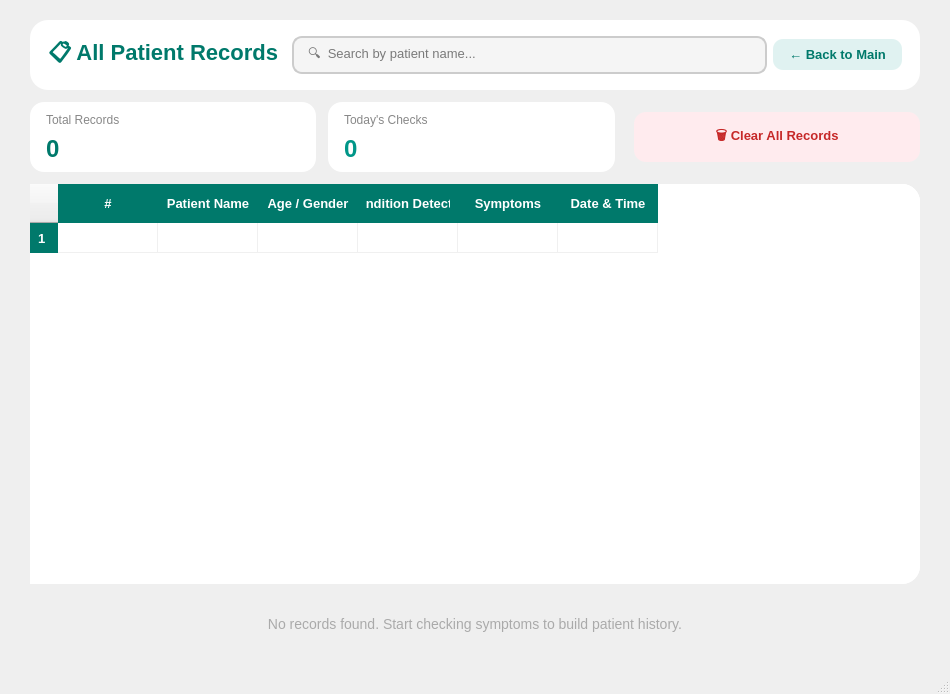
<?xml version="1.0" encoding="UTF-8"?>
<ui version="4.0">
 <class>RecordsWindow</class>
 <widget class="QMainWindow" name="RecordsWindow">
  <property name="geometry">
   <rect><x>0</x><y>0</y><width>950</width><height>680</height></rect>
  </property>
  <property name="windowTitle"><string>Smart Symptom Checker – All Patient Records</string></property>

  <widget class="QWidget" name="centralwidget">
   <property name="styleSheet">
    <string notr="true">
background: qlineargradient(x1:0, y1:0, x2:1, y2:1,
    stop:0 #e0f7f4, stop:1 #b2dfdb);
font-family: Segoe UI;
    </string>
   </property>

   <layout class="QVBoxLayout" name="mainLayout">
    <property name="spacing"><number>12</number></property>
    <property name="leftMargin"><number>30</number></property>
    <property name="topMargin"><number>20</number></property>
    <property name="rightMargin"><number>30</number></property>
    <property name="bottomMargin"><number>20</number></property>

    <!-- HEADER -->
    <item>
     <widget class="QFrame" name="headerFrame">
      <property name="minimumSize"><size><width>0</width><height>70</height></size></property>
      <property name="styleSheet">
       <string notr="true">QFrame { background:white; border-radius:18px; }</string>
      </property>
      <layout class="QHBoxLayout" name="headerLayout">
       <property name="leftMargin"><number>18</number></property>
       <property name="rightMargin"><number>18</number></property>
       <item>
        <widget class="QLabel" name="pageTitle">
         <property name="text"><string>📋 All Patient Records</string></property>
         <property name="styleSheet">
          <string notr="true">font-size:22px; font-weight:bold; color:#00796B;</string>
         </property>
        </widget>
       </item>
       <item><spacer><property name="orientation"><enum>Qt::Horizontal</enum></property></spacer></item>
       <item>
        <widget class="QLineEdit" name="searchRecordsEdit">
         <property name="minimumSize"><size><width>220</width><height>38</height></size></property>
         <property name="placeholderText"><string>🔍  Search by patient name...</string></property>
         <property name="styleSheet">
          <string notr="true">
QLineEdit { border:2px solid #CCC; border-radius:10px; padding-left:12px; font-size:13px; background:#f5f5f5; }
QLineEdit:focus { border:2px solid #00796B; background:white; }
          </string>
         </property>
        </widget>
       </item>
       <item>
        <widget class="QPushButton" name="backMainButton">
         <property name="text"><string>← Back to Main</string></property>
         <property name="styleSheet">
          <string notr="true">
QPushButton { background:#E0F2F1; color:#00796B; font-size:13px; font-weight:bold; border:none; border-radius:10px; padding:8px 16px; }
QPushButton:hover { background:#B2DFDB; }
          </string>
         </property>
        </widget>
       </item>
      </layout>
     </widget>
    </item>

    <!-- STATS ROW -->
    <item>
     <layout class="QHBoxLayout" name="statsRow">
      <property name="spacing"><number>12</number></property>

      <item>
       <widget class="QFrame" name="totalCard">
        <property name="minimumSize"><size><width>0</width><height>70</height></size></property>
        <property name="styleSheet">
         <string notr="true">QFrame { background:white; border-radius:14px; }</string>
        </property>
        <layout class="QVBoxLayout">
         <property name="leftMargin"><number>16</number></property>
         <item>
          <widget class="QLabel" name="totalLbl">
           <property name="text"><string>Total Records</string></property>
           <property name="styleSheet"><string notr="true">font-size:12px; color:#888;</string></property>
          </widget>
         </item>
         <item>
          <widget class="QLabel" name="totalCount">
           <property name="text"><string>0</string></property>
           <property name="styleSheet"><string notr="true">font-size:24px; font-weight:bold; color:#00796B;</string></property>
          </widget>
         </item>
        </layout>
       </widget>
      </item>

      <item>
       <widget class="QFrame" name="todayCard">
        <property name="minimumSize"><size><width>0</width><height>70</height></size></property>
        <property name="styleSheet">
         <string notr="true">QFrame { background:white; border-radius:14px; }</string>
        </property>
        <layout class="QVBoxLayout">
         <property name="leftMargin"><number>16</number></property>
         <item>
          <widget class="QLabel" name="todayLbl">
           <property name="text"><string>Today's Checks</string></property>
           <property name="styleSheet"><string notr="true">font-size:12px; color:#888;</string></property>
          </widget>
         </item>
         <item>
          <widget class="QLabel" name="todayCount">
           <property name="text"><string>0</string></property>
           <property name="styleSheet"><string notr="true">font-size:24px; font-weight:bold; color:#009688;</string></property>
          </widget>
         </item>
        </layout>
       </widget>
      </item>

      <item>
       <spacer><property name="orientation"><enum>Qt::Horizontal</enum></property></spacer>
      </item>

      <item>
       <widget class="QPushButton" name="clearAllButton">
        <property name="minimumSize"><size><width>140</width><height>50</height></size></property>
        <property name="text"><string>🗑 Clear All Records</string></property>
        <property name="styleSheet">
         <string notr="true">
QPushButton { background:#ffebee; color:#c62828; font-size:13px; font-weight:bold; border:none; border-radius:12px; }
QPushButton:hover { background:#ffcdd2; }
         </string>
        </property>
       </widget>
      </item>

     </layout>
    </item>

    <!-- TABLE -->
    <item>
     <widget class="QFrame" name="tableFrame">
      <property name="styleSheet">
       <string notr="true">QFrame { background:white; border-radius:18px; }</string>
      </property>
      <layout class="QVBoxLayout" name="tableFrameLayout">
       <property name="leftMargin"><number>0</number></property>
       <property name="topMargin"><number>0</number></property>
       <property name="rightMargin"><number>0</number></property>
       <property name="bottomMargin"><number>0</number></property>
       <item>
        <widget class="QTableWidget" name="recordsTable">
         <property name="minimumSize"><size><width>0</width><height>400</height></size></property>
         <property name="styleSheet">
          <string notr="true">
QTableWidget {
  border:none;
  font-size:13px;
  gridline-color:#f0f0f0;
  border-radius:18px;
}
QTableWidget::item {
  padding:10px 8px;
  color:#333;
}
QTableWidget::item:selected {
  background:#E0F2F1;
  color:#00796B;
}
QHeaderView::section {
  background:#00796B;
  color:white;
  font-size:13px;
  font-weight:bold;
  padding:10px 8px;
  border:none;
}
QScrollBar:vertical {
  width:8px;
  background:#f5f5f5;
  border-radius:4px;
}
QScrollBar::handle:vertical {
  background:#B2DFDB;
  border-radius:4px;
}
          </string>
         </property>
         <property name="editTriggers">
          <set>QAbstractItemView::NoEditTriggers</set>
         </property>
         <property name="selectionBehavior">
          <enum>QAbstractItemView::SelectRows</enum>
         </property>
         <property name="alternatingRowColors"><bool>true</bool></property>
         <property name="columnCount"><number>6</number></property>
         <row/>
         <column><property name="text"><string>#</string></property></column>
         <column><property name="text"><string>Patient Name</string></property></column>
         <column><property name="text"><string>Age / Gender</string></property></column>
         <column><property name="text"><string>Condition Detected</string></property></column>
         <column><property name="text"><string>Symptoms</string></property></column>
         <column><property name="text"><string>Date &amp; Time</string></property></column>
        </widget>
       </item>
      </layout>
     </widget>
    </item>

    <!-- EMPTY LABEL -->
    <item>
     <widget class="QLabel" name="emptyLabel">
      <property name="text"><string>No records found. Start checking symptoms to build patient history.</string></property>
      <property name="alignment"><set>Qt::AlignCenter</set></property>
      <property name="styleSheet">
       <string notr="true">font-size:14px; color:#AAAAAA; padding:20px;</string>
      </property>
     </widget>
    </item>

   </layout>
  </widget>

  <widget class="QMenuBar" name="menubar"/>
  <widget class="QStatusBar" name="statusbar"/>
 </widget>
 <resources/>
 <connections/>
</ui>
